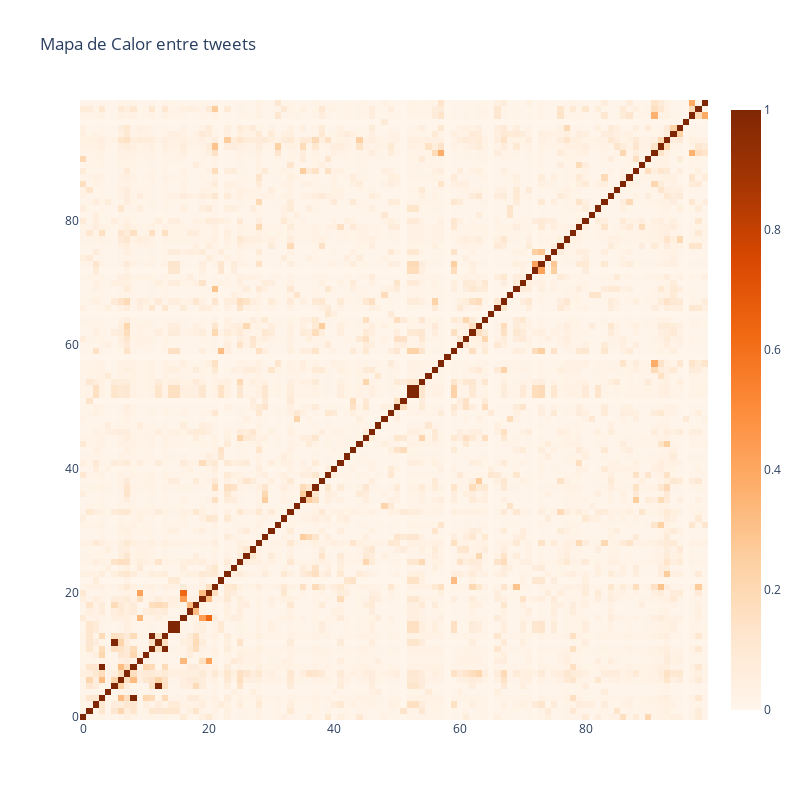

The notebook cell saved with this chart:
### Code cell
trace = go.Heatmap(z=temp.values.tolist(),
                  x=temp.index.values,
                  y=temp.columns.values,
                  colorscale='Oranges')

layout = go.Layout(title='Mapa de Calor entre tweets', #como agregar emojis al titulo?
                  width = 800, height = 800)

fig = go.Figure(data=[trace], layout=layout)
iplot(fig)

### Figure 1 — Plotly figure (JSON) as saved in the notebook; plotly's stock layout.template omitted (floating-point values rounded to 4 significant figures; data arrays with more than 128 entries replaced by an {"elided": "..."} marker saying what was removed)
{"data": [{"colorscale": [[0, "rgb(255,245,235)"], [0.125, "rgb(254,230,206)"], [0.25, "rgb(253,208,162)"], [0.375, "rgb(253,174,107)"], [0.5, "rgb(253,141,60)"], [0.625, "rgb(241,105,19)"], [0.75, "rgb(217,72,1)"], [0.875, "rgb(166,54,3)"], [1, "rgb(127,39,4)"]], "type": "heatmap", "x": [0, 1, 2, 3, 4, 5, 6, 7, 8, 9, 10, 11, 12, 13, 14, 15, 16, 17, 18, 19, 20, 21, 22, 23, 24, 25, 26, 27, 28, 29, 30, 31, 32, 33, 34, 35, 36, 37, 38, 39, 40, 41, 42, 43, 44, 45, 46, 47, 48, 49, 50, 51, 52, 53, 54, 55, 56, 57, 58, 59, 60, 61, 62, 63, 64, 65, 66, 67, 68, 69, 70, 71, 72, 73, 74, 75, 76, 77, 78, 79, 80, 81, 82, 83, 84, 85, 86, 87, 88, 89, 90, 91, 92, 93, 94, 95, 96, 97, 98, 99], "y": [0, 1, 2, 3, 4, 5, 6, 7, 8, 9, 10, 11, 12, 13, 14, 15, 16, 17, 18, 19, 20, 21, 22, 23, 24, 25, 26, 27, 28, 29, 30, 31, 32, 33, 34, 35, 36, 37, 38, 39, 40, 41, 42, 43, 44, 45, 46, 47, 48, 49, 50, 51, 52, 53, 54, 55, 56, 57, 58, 59, 60, 61, 62, 63, 64, 65, 66, 67, 68, 69, 70, 71, 72, 73, 74, 75, 76, 77, 78, 79, 80, 81, 82, 83, 84, 85, 86, 87, 88, 89, 90, 91, 92, 93, 94, 95, 96, 97, 98, 99], "z": {"elided": "100x100 float values"}}], "layout": {"height": 800, "title": {"text": "Mapa de Calor entre tweets"}, "width": 800}}
